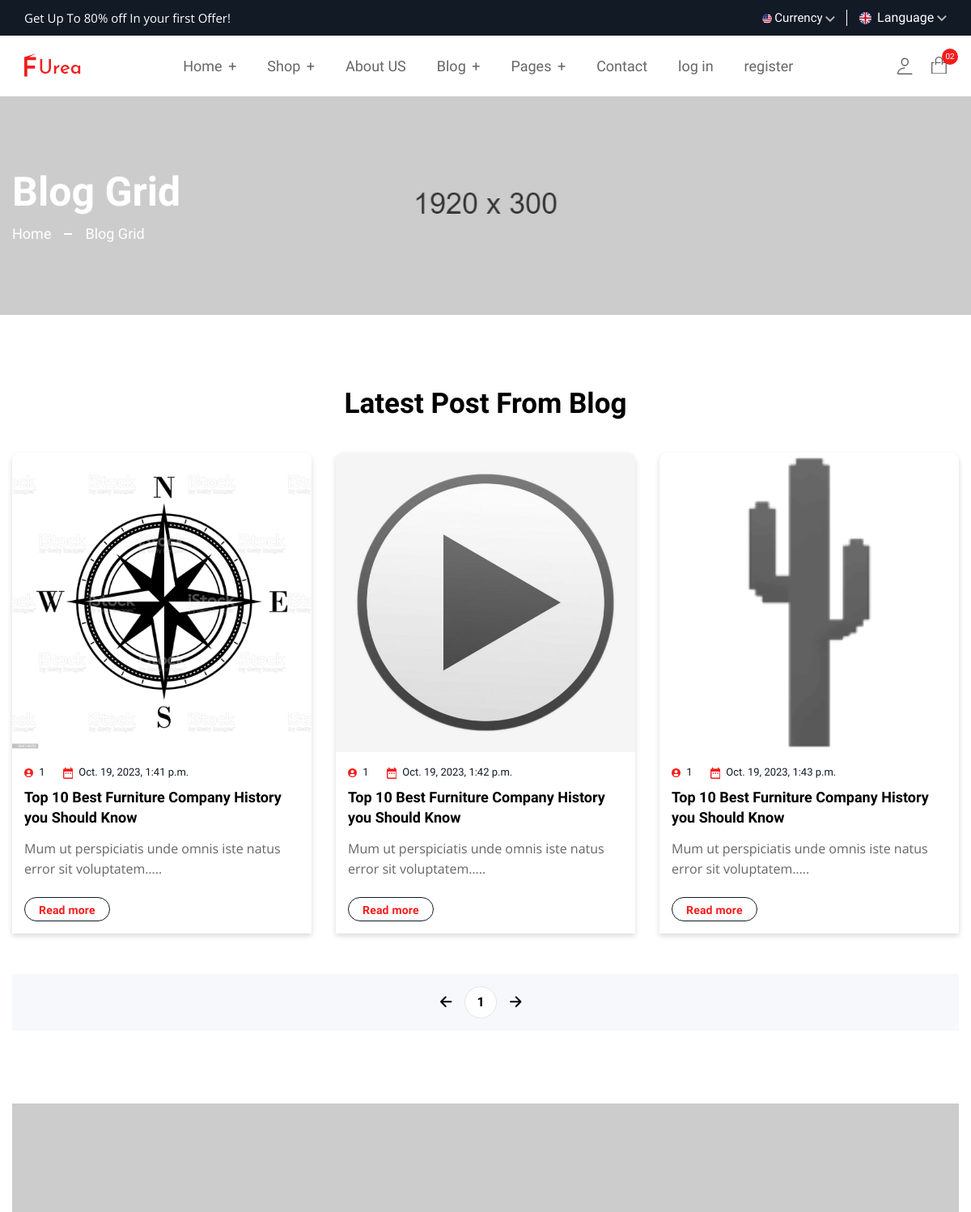
Page /blog/ (upper part) on the earlier database version.
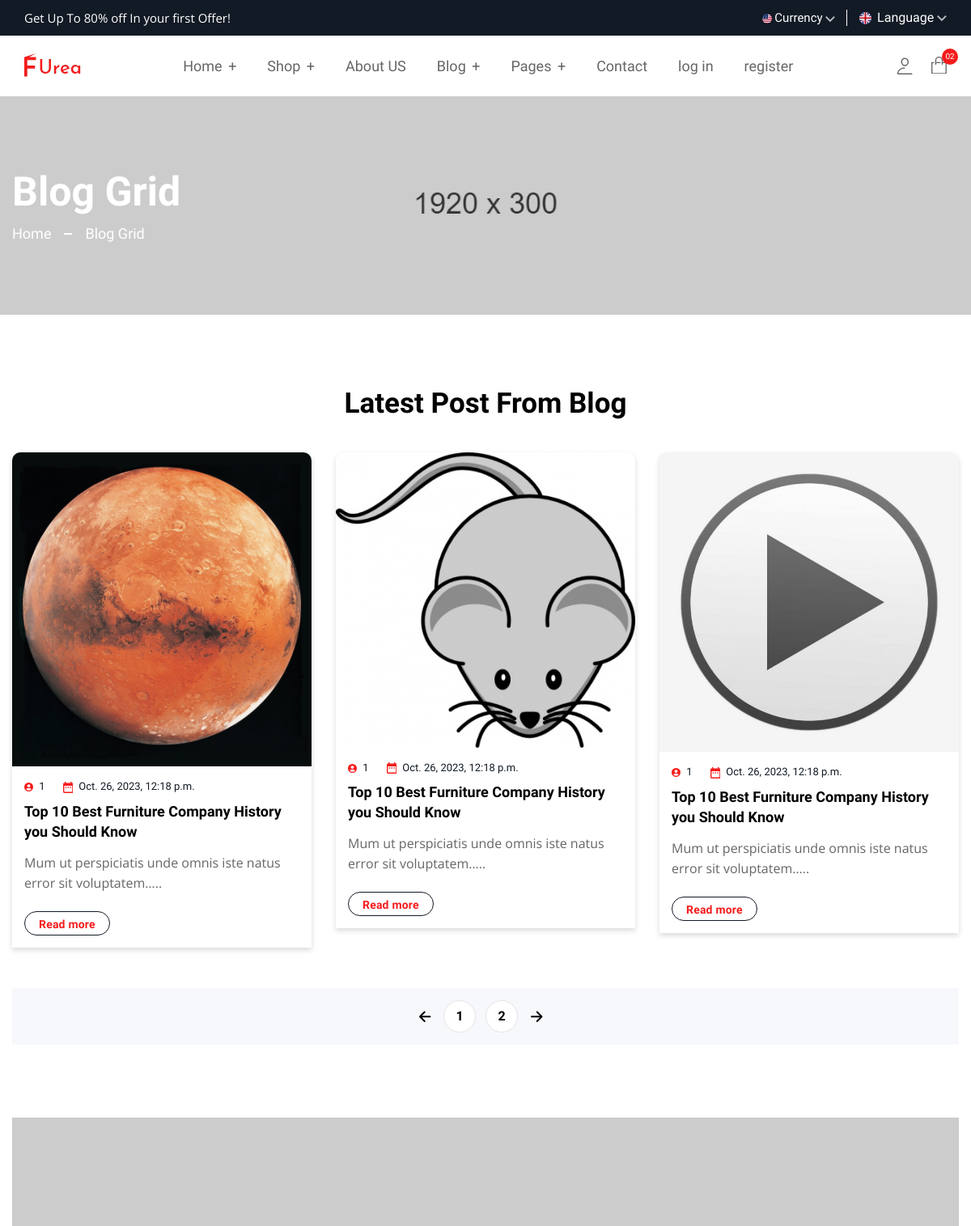
Same page on the later database version.
### app/models.py (models this page shows, shortened)
class Blogs(Model):
    title = CharField(max_length=250)
    text = TextField()
    image = ImageField()
    created_at = DateTimeField(auto_now_add=True)
    author = ForeignKey( settings.AUTH_USER_MODEL,on_delete=CASCADE)

### app/views.py (the view)
# urls.py: path('blog/',blog,name='blog'),
def blog(request):
    rows = Blogs.objects.all()
    paginator = Paginator(rows, 3)
    page_number = 1
    if request.GET.get('page'):
        page_number = int(request.GET.get('page'))
    next_page = page_number + 1 if (page_number) < len(paginator.page_range) else 1
    previos_page = page_number - 1 if (page_number - 1) != 0 else page_number
    context = {
        'rows':paginator.page(page_number),
        'pages':paginator.page_range,
        'nextP':next_page,
        'previosP':previos_page,
    }
    return render(request,'blog.html',context)

### app/templates/blog.html (shortened to what the changed rows need)
{% extends 'base.html' %}
{% load static %}
{% block content %}
    <main class="main__content_wrapper">
        <section class="breadcrumb__section breadcrumb__bg">
            <div class="container">
                <div class="row row-cols-1">
                    <div class="col">
                        <div class="breadcrumb__content">
                            <h1 class="breadcrumb__content--title text-white mb-10">Blog Grid</h1>
                        </div>
                    </div>
                </div>
            </div>
        </section>
        <section class="blog__section section--padding">
            <div class="container">
                <div class="section__heading text-center mb-40">
                    <h2 class="section__heading--maintitle">Latest Post From Blog</h2>
                </div>
                <div class="blog__section--inner p-0">
                    <div class="row row-cols-lg-3 row-cols-md-2 row-cols-sm-2 row-cols-1 mb--n30">
                        {% for row in rows %}
                        <div class="col mb-30">
                            <div class="blog__items">
                                <div class="blog__thumbnail">
                                    <a class="blog__thumbnail--link display-block" href="#"><img class="blog__thumbnail--img display-block" src="{{row.image.url}}" alt="blog-img"></a>
                                </div>
                                <div class="blog__content">
                                    <ul class="blog__content--meta d-flex">
                                        <li class="blog__content--meta__text">
                                           {{row.author.username}}
                                        </li>
                                        <li class="blog__content--meta__text">
                                            {{row.created_at}}
                                        </li>
                                    </ul>
                                    <h3 class="blog__content--title h4"><a href="blog-details.html">Top 10 Best Furniture Company
                                        History you Should Know</a></h3>
                                    <p class="blog__content--desc">Mum ut perspiciatis unde omnis iste
                                        natus error sit voluptatem…..</p>
                                    <a class="blog__content--btn primary__btn" href="blog-details.html">Read more </a>
                                </div>
                            </div>
                        </div>
                        {% endfor %}
                    </div>
                    <div class="pagination__area bg__gray--color">
                        <nav class="pagination justify-content-center">
                            <ul class="pagination__wrapper d-flex align-items-center justify-content-center">
                                <li class="pagination__list">
                                <li>
                                    {% for i in pages%}
                                    <li class="pagination__list"><a href="http://127.0.0.1:8000/blog/?page={{i}}" class="pagination__item link">{{i}}</a></li>
                                    {% endfor %}
                            </ul>
                        </nav>
                    </div>
                </div>
            </div>
        </section>
    </main>
{% endblock %}

Differences in the rows shown:
removed Blogs: image (picture), author.username "1", created_at "Oct. 19, 2023, 1:41 p.m."
no longer on this page (row edited): Blogs: image (picture), author.username "1", created_at "Oct. 19, 2023, 1:43 p.m."
added Blogs: image (picture), author.username "1", created_at "Oct. 26, 2023, 12:18 p.m."
changed Blogs (number 2 of 3 on the later page): image: a different picture; created_at "Oct. 19, 2023, 1:42 p.m." → "Oct. 26, 2023, 12:18 p.m."
added Blogs: image (picture), author.username "1", created_at "Oct. 26, 2023, 12:18 p.m."
Other differences:
new list line: "2"
